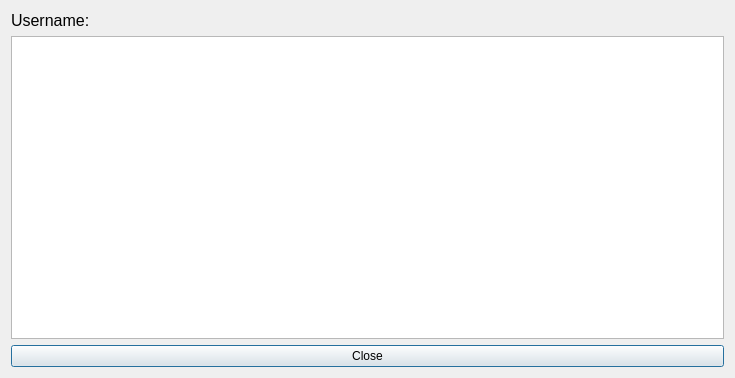
<?xml version="1.0" encoding="UTF-8"?>
<ui version="4.0">
 <class>HistoryWindow</class>
 <widget class="QDialog" name="HistoryWindow">
  <property name="geometry">
   <rect>
    <x>0</x>
    <y>0</y>
    <width>735</width>
    <height>378</height>
   </rect>
  </property>
  <property name="windowTitle">
   <string>Dialog</string>
  </property>
  <layout class="QVBoxLayout" name="verticalLayout">
   <item>
    <widget class="QLabel" name="label_username">
     <property name="font">
      <font>
       <pointsize>12</pointsize>
      </font>
     </property>
     <property name="text">
      <string>Username:</string>
     </property>
    </widget>
   </item>
   <item>
    <widget class="QListWidget" name="listWidget_history"/>
   </item>
   <item>
    <widget class="QPushButton" name="pushButton_close">
     <property name="text">
      <string>Close</string>
     </property>
    </widget>
   </item>
  </layout>
 </widget>
 <resources/>
 <connections/>
</ui>
